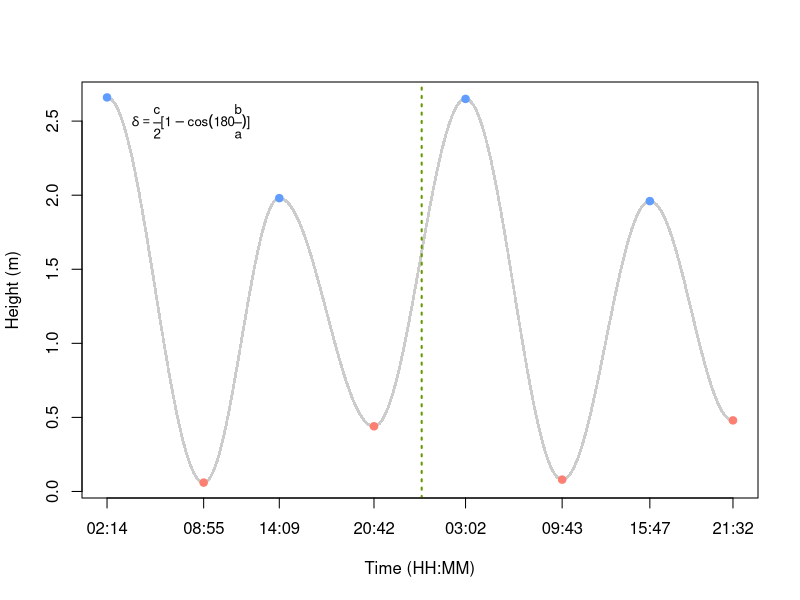
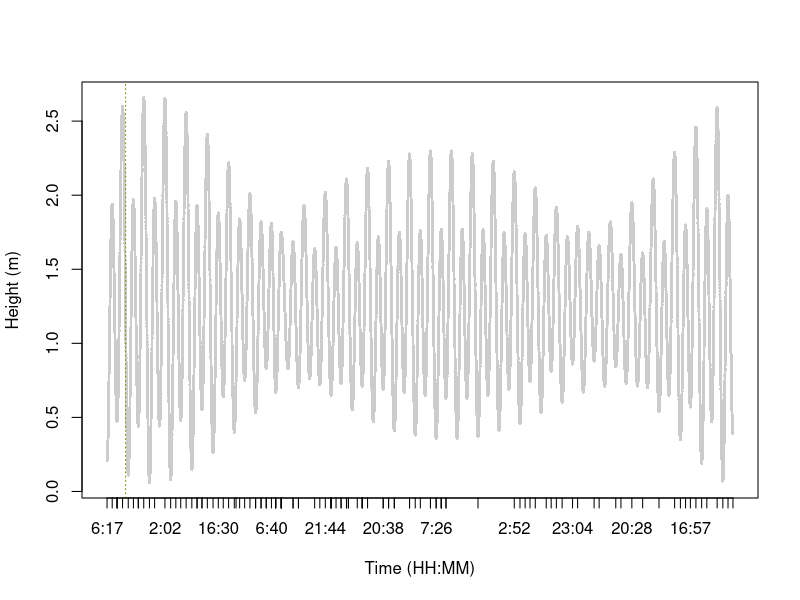

Write R code to recreate these figures, in order.
# --------------------------------------------------------------------------
# Author: Enzo Basso
# Affiliation: Bird Ecology Lab
# Email: ebassoq@gmail.com
# Date: 2025-12-08
# Description: Code to interpolate the tide based on the formula 
# provided by the Servicio Hidrográfico y Oceanográfico de la Armada (SHOA)
# --------------------------------------------------------------------------
# --- Versions used ---
# R version 4.5.0 (2025-04-11)
# zoo 1.8.14

# --- Data example ---
# Description: Data taken from the 2018 tide tables provided by SHOA
# Each row represents a tide event (high or low tide)
# Notes:
# 2 days of records (03-01-2018 and 04-01-2018)
# 4 tides per day (approx. 2 high and 2 low tides), consistent with a semidiurnal tide pattern
data <- data.frame(
  Date = c('03-01-2018', '03-01-2018', '03-01-2018', '03-01-2018', 
           '04-01-2018', '04-01-2018', '04-01-2018', '04-01-2018'),
  Time = c('02:14', '08:55', '14:09', '20:42', 
           '03:02', '09:43', '15:47', '21:32'),
  Tide = c(2.66, 0.06, 1.98, 0.44, 2.65, 0.08, 1.96, 0.48)
)
head(data)

# --- Library loading ---
library('zoo')
# --- Step 1: Calculate differences and decimal hours ---
diff_a = function(data) {
  data$Datetime = as.POSIXct(paste(data$Date, data$Time), format = '%d-%m-%Y %H:%M')
  diff_min = c(diff(as.numeric(data$Datetime)) / 60, NA)
  data$Diff_a = ifelse(is.na(diff_min), NA, sprintf('%02d:%02d', diff_min %/% 60, round(diff_min %% 60)))
  data$a = ifelse(is.na(diff_min), NA, diff_min / 60)
  data$c = c(abs(diff(data$Tide)), NA)
  return(data)
}

# --- Step 2: Interpolate per minute (linear interpolation) ---
int_pol = function(data) {
  sec = seq(min(data$Datetime), max(data$Datetime), by = '1 min')
  dat_int = data.frame(
    Datetime = sec,
    Date = format(sec, '%d-%m-%Y'),
    Time = format(sec, '%H:%M'),
    Tide = NA,
    Diff_a = NA,
    a = NA,
    c = NA
    )
  idx = match(data$Datetime, dat_int$Datetime)
  dat_int$Tide[idx] = data$Tide
  dat_int$Diff_a[idx] = data$Diff_a
  dat_int$a[idx] = data$a
  dat_int$c[idx] = data$c
  #.
  dat_int$a = na.locf(dat_int$a, na.rm = FALSE)
  dat_int$a = na.locf(dat_int$a, fromLast = TRUE)
  dat_int$c = na.locf(dat_int$c, na.rm = FALSE)
  dat_int$c = na.locf(dat_int$c, fromLast = TRUE)
  
  return(dat_int)
}

# --- Step 3: Half-step interpolation (halving between two known tide points) ---
int_hal = function(data) {
  Tide = data$Tide
  indna = which(!is.na(Tide))
  Tide_int = Tide
  for(i in 1:(length(indna) - 1)) {
    val_i = Tide[indna[i]]
    val_e = Tide[indna[i + 1]]
    indbet = (indna[i] + 1):(indna[i + 1] - 1)
    if(length(indbet) > 0) {
      mid = floor(length(indbet)/2)
      if(mid > 0) {
        Tide_int[indbet[1:mid]] = val_i
        Tide_int[indbet[(mid + 1):length(indbet)]] = val_e
      }
    }
  }
  data$Tide = Tide_int
  return(data)
}

# --- Step 4: Calculate time difference to nearest tide peak ---
diff_b = function(data_int, data) {
  data_int$Diff_b = NA
  data_int$b = NA
  n_datetime = as.POSIXct(paste(data$Date, data$Time), format = '%d-%m-%Y %H:%M')
  for(i in 1:nrow(data_int)) {
    time_int = data_int$Datetime[i]
    diff_sec = abs(as.numeric(n_datetime) - as.numeric(time_int))
    idx_n = which.min(diff_sec)
    diff_min = diff_sec[idx_n] / 60
    h = diff_min %/% 60
    min = round(diff_min %% 60)
    data_int$Diff_b[i] = sprintf('%02d:%02d', h, min)
    data_int$b[i] = diff_min / 60
  }
  return(data_int)
}


# --- Step 5: Calculate tidal correction using SHOA formula ---
corr = function(data) {
  data$cor = NA
  for(i in 1:nrow(data)) {
    if(!is.na(data$a[i]) && !is.na(data$c[i])) {
      a_c = data$a[i]
      c_c = data$c[i]
    } else if (i > 1 && !is.na(data$a[i-1]) && !is.na(data$c[i-1])) {
      a_c = data$a[i-1]
      c_c = data$c[i-1]
    } else {
      a_c = data$a[!is.na(data$a)][1]
      c_c = data$c[!is.na(data$c)][1]
    }
      b_c = data$b[i]
      if(!is.na(b_c)) {
        #. SHOA formula
        data$cor[i] = c_c / 2 * (1 - cos(180 * b_c / a_c * pi / 180))
      }
  }
  return(data)
}

# --- Step 6:  Interpolate tide with SHOA correction ---

int_tides = function(data) {
  data$Diff_tide =  NA
  uni_val = unique(data$Tide)
  less_than = uni_val[1] < uni_val[2]
  Tide = data$Tide
  Cor = data$cor
  c_oper = ifelse(less_than, 'sum', 'subtract')
  for(i in 1:nrow(data)) {
    if(i > 1 && Tide[i] != Tide[i-1]) {
      c_oper = ifelse(c_oper == 'sum', 'subtract', 'sum')
    }
    if(c_oper == 'sum') {
      data$Diff_tide[i] = Tide[i] + Cor[i]
    } else {
      data$Diff_tide[i] = Tide[i] - Cor[i]
    }
  }
  return(data)
}

# --- Step 7: Complete pipeline ---
com_pip = function(data) {
  data = diff_a(data)
  int_dat1 = int_pol(data)
  int_dat2 = int_hal(int_dat1)
  int_dat3 = diff_b(int_dat2, data)
  int_dat4 = corr(int_dat3)
  int_dat5 = int_tides(int_dat4)
  return(int_dat5)
}

# --- Run complete pipeline ---
output = com_pip(data)
head(output)

# --- Plot output ---
plot(output$Datetime, output$Diff_tide, type = 'b', 
     xlab = 'Time (HH:MM)', ylab = 'Height (m)', 
     main = '', col = '#CCCCCC', pch = 16, cex = 0.4, xaxt = 'n')
#. Points: High tide and low tide values obtained from tide tables
t_val = sapply(data$Tide, function(v) which.min(abs(output$Diff_tide - v)))
points(output$Datetime[t_val], data$Tide, col = c('#619cff', '#fb8072'), pch = 19)
#. Vertical line indicating the change of day (midnight)
hm = format(output$Datetime, '%H:%M')
mn = which(hm == '00:00')
abline(v = output$Datetime[mn], lty = 3, lwd = 2, col = '#669900')
#. High tide and low tide times obtained from tide tables
axis(1, at = output$Datetime[t_val], labels = data$Time)
#. Add formula annotation on top-left corner with lowercase delta 
formula_text <- expression(delta == frac(c, 2) * '[' * 1 - cos(180 * frac(b, a)) * ']')
text(x = min(output$Datetime + 3600), y = max(output$Diff_tide -0.2, na.rm=TRUE), 
     labels = formula_text, pos = 4, cex = 0.8, col = 'black')


# ---  Example: Using one month of tide data ---
#. NOTE: This function is designed to interpolate tide data by month
#. Using multiple months together may give incorrect estimates at month boundaries due to missing values
#. The data correspond to the tide tables for the port of Ancud in January 2018, obtained from SHOA
dt = read.csv('Ancud_Jan_Tides.csv', sep = ';', header = TRUE)

#. Run complete pipeline 
out = com_pip(dt)

#. Plot output
plot(out$Datetime, out$Diff_tide, type = 'b', 
     xlab = 'Time (HH:MM)', ylab = 'Height (m)', 
     main = '', col = '#CCCCCC', pch = 16, cex = 0.4, xaxt = 'n')
#. High tide and low tide times obtained from tide tables
t_val = sapply(dt$Tide, function(v) which.min(abs(out$Diff_tide - v)))
#. Vertical line indicating the change of day (midnight)
abline(v = out$Datetime[mn], lty = 3, lwd = 1, col = '#669900')
hm = format(out$Datetime, '%H:%M')
mn = which(hm == '00:00')
axis(1, at = out$Datetime[t_val], labels = dt$Time)









